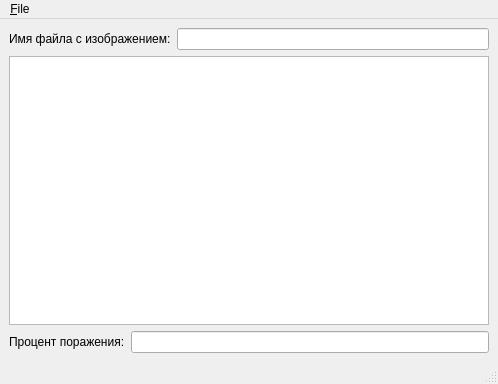
<?xml version="1.0" encoding="UTF-8"?>
<ui version="4.0">
 <class>MainWindow</class>
 <widget class="QMainWindow" name="MainWindow">
  <property name="geometry">
   <rect>
    <x>0</x>
    <y>0</y>
    <width>498</width>
    <height>384</height>
   </rect>
  </property>
  <property name="windowTitle">
   <string>MainWindow</string>
  </property>
  <widget class="QWidget" name="centralwidget">
   <layout class="QVBoxLayout" name="verticalLayout">
    <item>
     <layout class="QHBoxLayout" name="horizontalLayout">
      <item>
       <widget class="QLabel" name="label">
        <property name="text">
         <string>Имя файла с изображением:</string>
        </property>
       </widget>
      </item>
      <item>
       <widget class="QLineEdit" name="jpg_filename"/>
      </item>
     </layout>
    </item>
    <item>
     <widget class="GraphicsLayoutWidget" name="canvas"/>
    </item>
    <item>
     <layout class="QHBoxLayout" name="horizontalLayout_2">
      <property name="topMargin">
       <number>0</number>
      </property>
      <item>
       <widget class="QLabel" name="label_2">
        <property name="text">
         <string>Процент поражения:</string>
        </property>
       </widget>
      </item>
      <item>
       <widget class="QLineEdit" name="percent"/>
      </item>
     </layout>
    </item>
   </layout>
  </widget>
  <widget class="QMenuBar" name="menubar">
   <property name="geometry">
    <rect>
     <x>0</x>
     <y>0</y>
     <width>498</width>
     <height>18</height>
    </rect>
   </property>
   <widget class="QMenu" name="menuFile">
    <property name="title">
     <string>&amp;File</string>
    </property>
    <addaction name="actionOpen"/>
   </widget>
   <addaction name="menuFile"/>
  </widget>
  <widget class="QStatusBar" name="statusbar"/>
  <action name="actionOpen">
   <property name="text">
    <string>&amp;Open</string>
   </property>
  </action>
 </widget>
 <customwidgets>
  <customwidget>
   <class>GraphicsLayoutWidget</class>
   <extends>QGraphicsView</extends>
   <header>pyqtgraph</header>
  </customwidget>
 </customwidgets>
 <resources/>
 <connections/>
</ui>
